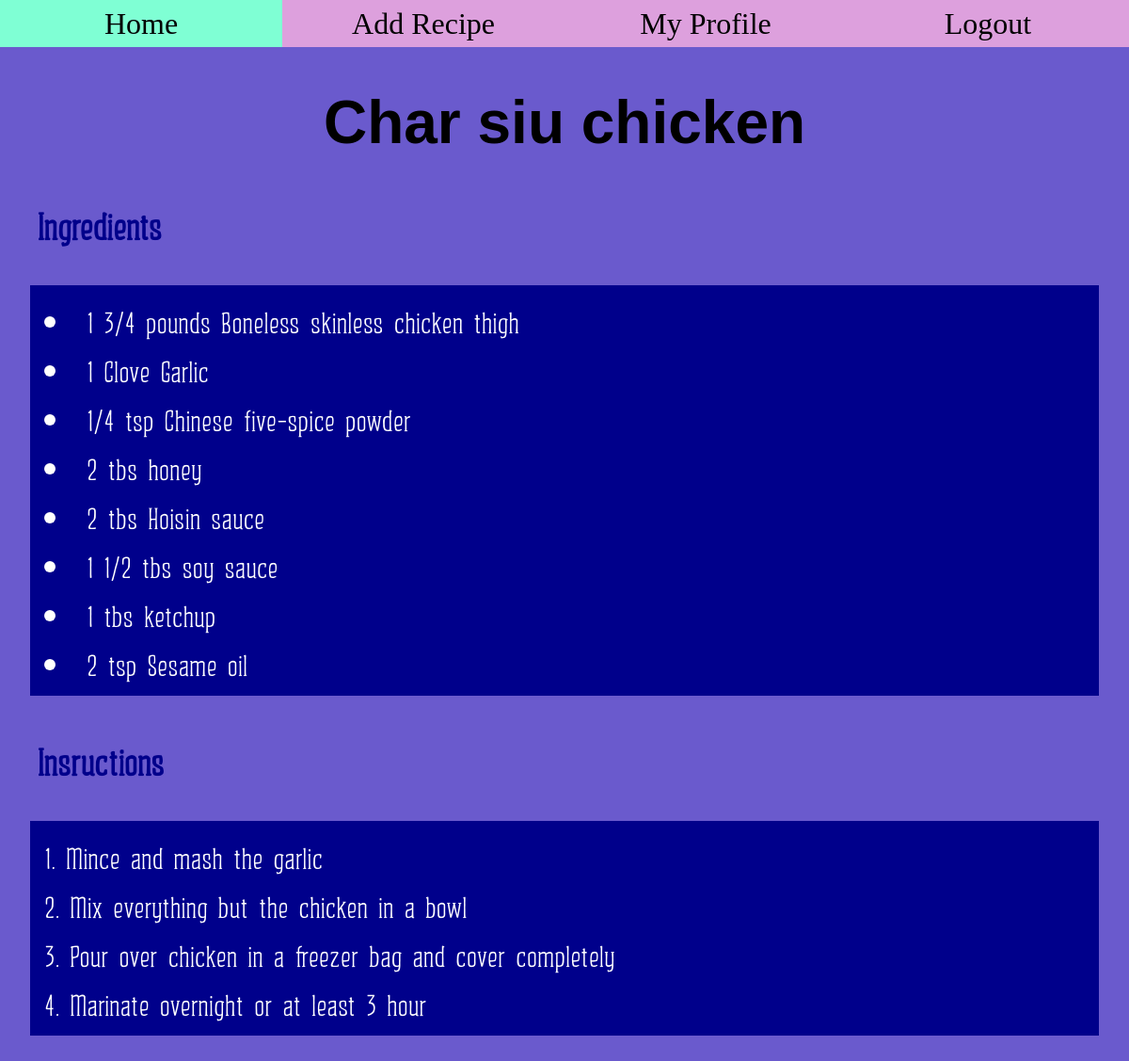
/1/ (signed in), run on the app's committed database.
### blog/models.py (models this page shows, shortened)
class Recipe(models.Model):
    recipe_name = models.CharField(max_length=200)
    pub_date = models.DateTimeField('date published')
    def was_published_recently(self):
        now = timezone.now()
        return now - datetime.timedelta(days=30) <= self.pub_date <= now
    was_published_recently.boolean = True

class Ingredient(models.Model):
    ingredient_name = models.CharField(max_length=300)
    ingredient_amount = models.CharField(max_length=50)
    recipe = models.ForeignKey(Recipe,on_delete=models.CASCADE)

class Instruction(models.Model):
    instruction_step = models.CharField(max_length=1000)
    recipe = models.ForeignKey(Recipe,on_delete=models.CASCADE)

### blog/views.py (the view)
# urls.py: path('<int:pk>/', views.DetailView.as_view(), name='detail'),
class DetailView(generic.DetailView):
    template_name = 'blog/detail.html'
    model = Recipe

### blog/templates/blog/detail.html (shortened to what this page needs)
{% extends 'blog/base.html' %}
{% block content %}
<h1 class="recipe-title">{{recipe.recipe_name}}</h1>
<h3 class="subtitle">Ingredients</h3>
<ul class="ingredient-list">
    {% for ingredient in recipe.ingredient_set.all %}
        <li>{{ingredient.ingredient_amount}} {{ingredient.ingredient_name}}</li>
    {% endfor %}
</ul>
<h3 class="subtitle">Insructions</h3>
<ol class="instruction-list">
    {% for instruction in recipe.instruction_set.all %}
        <li>{{instruction.instruction_step}}</li>
    {% endfor %}
</ol>
{% endblock %}

### blog/static/blog/style.css (style rules this page uses)
body { margin: 0; background-color: slateblue; }
.recipe-title { text-align: center; font-size: 4em; font-family: Impact, Haettenschweiler, 'Arial Narrow Bold', sans-serif; }
.subtitle, .ingredient-list, .instruction-list { font-family: ingredient-font; margin: 1em; }
.subtitle { color: darkblue; font-size: 2.5em; }
.ingredient-list, .instruction-list { background-color: darkblue; color: white; padding: 5px; list-style-position: inside; font-size: 2em; }
.ingredient-list li, .instruction-list li { margin: 10px; }

### data on the page
Recipe: recipe_name "Char siu chicken"
Ingredient: ingredient_amount "1 3/4 pounds", ingredient_name "Boneless skinless chicken thigh"
Ingredient: ingredient_amount "1 Clove", ingredient_name "Garlic"
Ingredient: ingredient_amount "1/4 tsp", ingredient_name "Chinese five-spice powder"
Ingredient: ingredient_amount "2 tbs", ingredient_name "honey"
Ingredient: ingredient_amount "2 tbs", ingredient_name "Hoisin sauce"
Ingredient: ingredient_amount "1 1/2 tbs", ingredient_name "soy sauce"
Ingredient: ingredient_amount "1 tbs", ingredient_name "ketchup"
Ingredient: ingredient_amount "2 tsp", ingredient_name "Sesame oil"
Instruction: instruction_step "Mince and mash the garlic"
Instruction: instruction_step "Mix everything but the chicken in a bowl"
Instruction: instruction_step "Pour over chicken in a freezer bag and cover completely"
Instruction: instruction_step "Marinate overnight or at least 3 hour"
